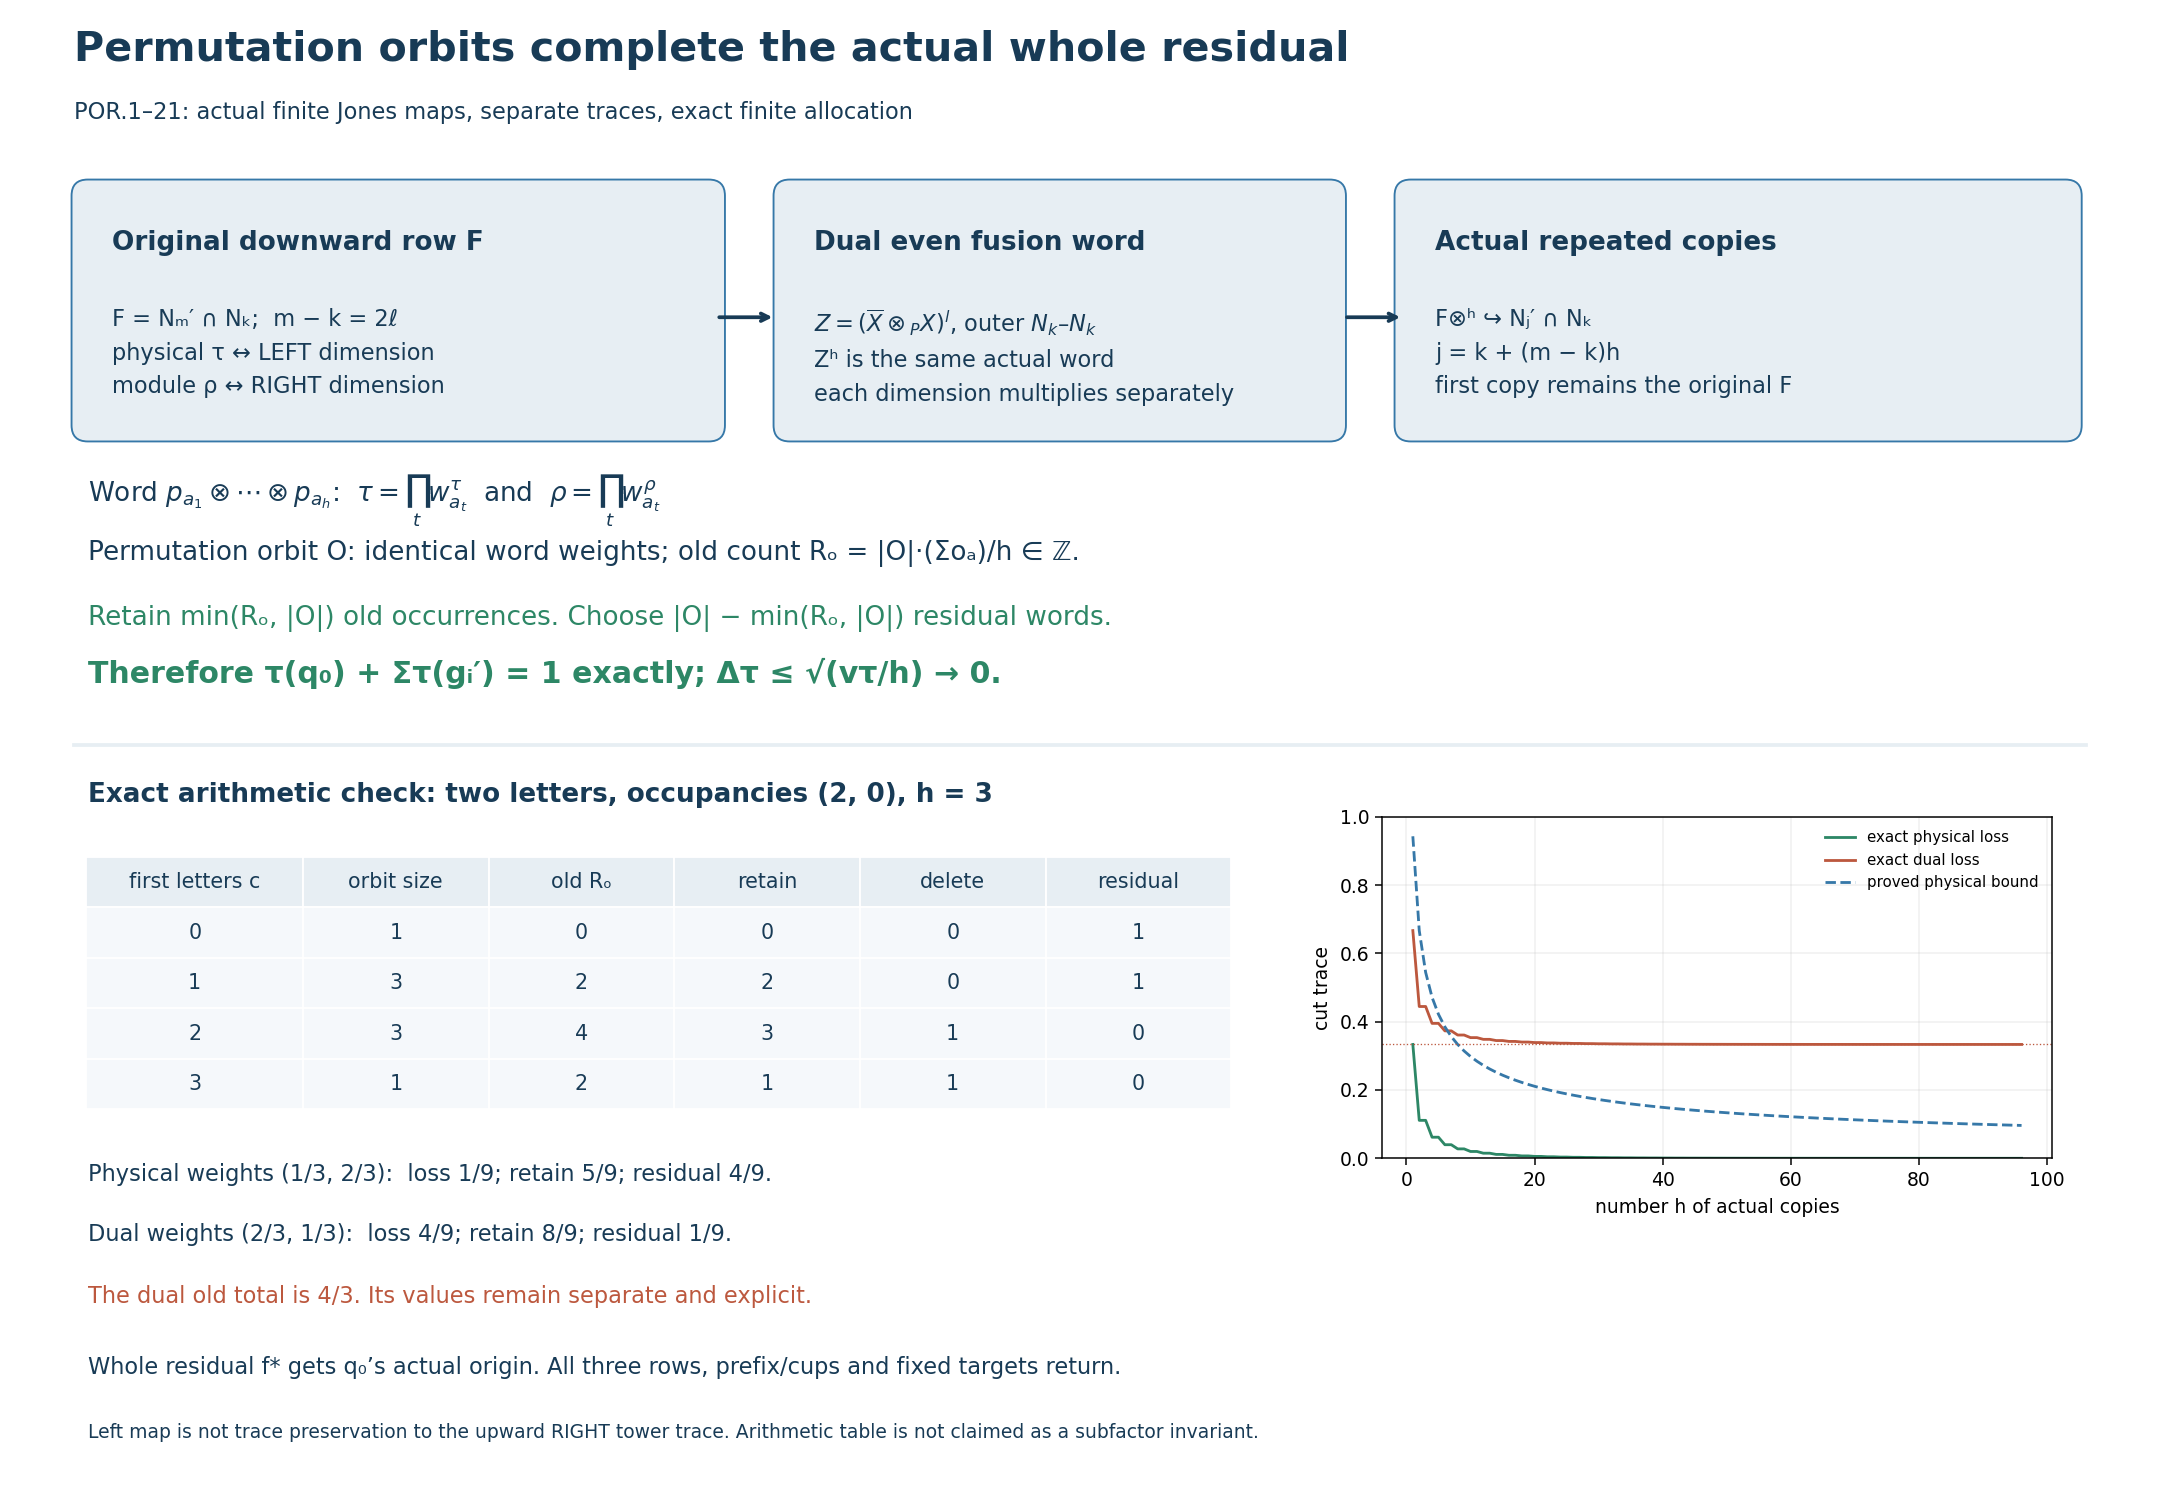

This chart was generated by the following Python code:
"""Portable exact checks and reproducible POR diagram. CC0-1.0."""
from collections import Counter, defaultdict
from fractions import Fraction as Q
from itertools import product
from math import comb, factorial
from pathlib import Path
import datetime, json, random
import matplotlib
matplotlib.use('Agg')
matplotlib.rcParams['svg.hashsalt']='permutation-orbit-residual-v25'
import matplotlib.pyplot as plt
from matplotlib.patches import FancyBboxPatch

D=Path(__file__).resolve().parent

def prod(xs):
    out=Q(1)
    for x in xs: out*=x
    return out

def allocation(weights,old_letters,depth,endpoint=None):
    n=len(weights[0]);r=len(old_letters)
    assert all(sum(w,Q())==1 and min(w)>0 for w in weights)
    occupancy=[sum(a in letters for letters in old_letters) for a in range(n)]
    orbits=defaultdict(list)
    for word in product(range(n),repeat=depth):
        orbits[tuple(sorted(word))].append(word)
    residual=set();retained=[set() for i in range(r)];deleted=[set() for i in range(r)]
    trace_totals=[dict(loss=Q(),retained=Q(),residual=Q(),old=Q()) for w in weights]
    integrality=0;record=[]
    for kind,words in sorted(orbits.items()):
        counts=Counter(kind);size=factorial(depth)
        for c in counts.values(): size//=factorial(c)
        assert size==len(words)
        total_occupancy=sum(occupancy[a] for a in kind)
        occurrences=[(i,word) for word in words for i,letters in enumerate(old_letters) if word[0] in letters]
        R=len(occurrences)
        assert R*depth==size*total_occupancy
        integrality+=1
        cut=max(R-size,0);keep=min(R,size)
        for index,(i,word) in enumerate(occurrences):
            (retained if index<keep else deleted)[i].add(word)
        qwords=words[:size-keep];residual.update(qwords)
        for j,w in enumerate(weights):
            mass=prod(w[a] for a in kind)
            assert all(prod(w[a] for a in word)==mass for word in words)
            trace_totals[j]['loss']+=mass*cut
            trace_totals[j]['retained']+=mass*keep
            trace_totals[j]['residual']+=mass*(size-keep)
            trace_totals[j]['old']+=mass*R
        record.append(dict(type=list(kind),size=size,old_occurrences=R,retained=keep,deleted=cut,residual=size-keep))
    assert all(retained[i].isdisjoint(deleted[i]) for i in range(r))
    assert all(all(word[0] in old_letters[i] for word in retained[i]) for i in range(r))
    for j,w in enumerate(weights):
        S=sum(w[a]*occupancy[a] for a in range(n))
        variance=sum(w[a]*(occupancy[a]-S)**2 for a in range(n))
        t=trace_totals[j]
        assert t['old']==S and t['retained']+t['loss']==S
        assert t['retained']+t['residual']==1
        excess=t['loss']-max(S-1,0)
        assert excess>=0 and excess**2<=variance/depth
        expectation=sum((prod(w[a] for a in word)*max(Q(sum(occupancy[a] for a in word),depth)-1,0) for word in product(range(n),repeat=depth)),Q())
        assert t['loss']==expectation
        t.update(mean=S,variance=variance)
    vertices=0
    if endpoint:
        blocks=Counter(endpoint(word) for word in product(range(n),repeat=depth))
        q_ranks=Counter(endpoint(word) for word in residual)
        old_ranks=[Counter(endpoint(word) for word in product(range(n),repeat=depth) if word[0] in letters) for letters in old_letters]
        new_ranks=[Counter(endpoint(word) for word in words) for words in retained]
        relation={g:q_ranks[g]+sum(new[g] for new in new_ranks)-dimension for g,dimension in blocks.items()}
        for g,dimension in blocks.items():
            assert 0<=q_ranks[g]<=dimension
            assert all(0<=new[g]<=old[g]<=dimension for new,old in zip(new_ranks,old_ranks))
            vertices+=1
        # The actual full-stage signed rank relation has the physical and
        # original dual value zero. This checks full endpoint blocks, not an AF
        # replacement. The stage weights are supplied by the actual WM model.
        for j,w in enumerate(weights):
            representatives={}
            for word in product(range(n),repeat=depth):
                g=endpoint(word);mass=prod(w[a] for a in word)
                if g in representatives:assert representatives[g]==mass
                representatives[g]=mass
            assert sum((representatives[g]*v for g,v in relation.items()),Q())==0
    return dict(orbits=len(orbits),integrality_checks=integrality,trace_vertices=vertices,totals=trace_totals,records=record)

fixture=allocation([[Q(1,3),Q(2,3)],[Q(2,3),Q(1,3)]],[{0},{0}],3)
assert fixture['totals'][0]['loss']==Q(1,9)
assert fixture['totals'][0]['retained']==Q(5,9) and fixture['totals'][0]['residual']==Q(4,9)
assert fixture['totals'][1]['loss']==Q(4,9)
assert fixture['totals'][1]['retained']==Q(8,9) and fixture['totals'][1]['residual']==Q(1,9)
assert [x['old_occurrences'] for x in fixture['records']]==[2,4,2,0]

tested=0;orbits=0;vertices=0
for depth in range(1,9):
    for p in [Q(1,5),Q(1,3),Q(1,2),Q(2,3),Q(4,5)]:
        for family in [[],[set()],[{0}],[{0},{0}],[{0},{1}],[{0,1},{0},{1}]]:
            out=allocation([[p,1-p],[1-p,p]],family,depth)
            tested+=1;orbits+=out['orbits']
rng=random.Random(2509)
for trial in range(60):
    n=rng.randrange(2,5);den=Q(sum(range(1,n+1)))
    w=[Q(a,1)/den for a in range(1,n+1)]
    other=list(reversed(w));family=[{a for a in range(n) if rng.randrange(2)} for i in range(rng.randrange(0,5))]
    out=allocation([w,other],family,rng.randrange(1,5))
    tested+=1;orbits+=out['orbits']

# Actual WM five-label group endpoints; separate testing parameter 7/5.
# This does not change the original rational WM endpoint in the text.
zero=(frozenset(),(0,0,0),0)
def mul(a,b):
    lamps,v,r=a;other,w,t=b
    shifted=frozenset(tuple(v[j]+x[j] for j in range(3)) for x in other)
    return (lamps.symmetric_difference(shifted),tuple(v[j]+w[j] for j in range(3)),r+t)
def labels(sign):
    return [zero,(frozenset({(0,0,0)}),(0,0,0),sign)]+[(frozenset(),tuple(sign if j==axis else 0 for j in range(3)),0) for axis in range(3)]
alphabet=[(i,j) for i in range(5) for j in range(5)]
endpoints=[mul(labels(1)[i],labels(-1)[j]) for i,j in alphabet]
lam=Q(7,5);index=(4+lam)*(4+1/lam)
physical=[lam**g[2]/index for g in endpoints]
dual=[lam**(-g[2])/index for g in endpoints]
assert index==Q(891,35) and sum(physical,Q())==sum(dual,Q())==1
def actual_endpoint(word):
    g=zero
    for a in word:g=mul(g,endpoints[a])
    assert g[2]%2==len(g[0])%2
    return g
chosen=alphabet.index((0,1))
actual=[]
for depth in [1,2,3]:
    out=allocation([physical,dual],[{chosen}]*35,depth,actual_endpoint)
    assert out['totals'][0]['mean']==Q(875,891)
    assert out['totals'][1]['mean']==Q(1715,891)
    actual.append(dict(depth=depth,orbits=out['orbits'],full_endpoint_vertices=out['trace_vertices'],totals=out['totals']))
    tested+=1;orbits+=out['orbits'];vertices+=out['trace_vertices']

def binary_loss(p,occupancy,depth):
    return sum((Q(comb(depth,c))*p**c*(1-p)**(depth-c)*max(Q(occupancy*c,depth)-1,0) for c in range(depth+1)),Q())
loss_curve=[binary_loss(Q(1,3),2,h) for h in range(1,97)]
dual_curve=[binary_loss(Q(2,3),2,h) for h in range(1,97)]
assert all(x*x<=Q(8,9)/h for h,x in enumerate(loss_curve,1))
assert all((x-Q(1,3))**2<=Q(8,9)/h for h,x in enumerate(dual_curve,1))

fig=plt.figure(figsize=(16,11),dpi=135,facecolor='white')
ax=fig.add_axes([0,0,1,1]);ax.set_xlim(0,16);ax.set_ylim(0,11);ax.axis('off')
navy='#183b56';blue='#3678a8';green='#2d8766';red='#bc583e';light='#e7eef3'
ax.text(.55,10.55,'Permutation orbits complete the actual whole residual',fontsize=22,weight='bold',color=navy)
ax.text(.55,10.12,'POR.1–21: actual finite Jones maps, separate traces, exact finite allocation',fontsize=12,color=navy)
def box(x,y,w,h,title,body):
    ax.add_patch(FancyBboxPatch((x,y),w,h,boxstyle='round,pad=0.12',facecolor=light,edgecolor=blue))
    ax.text(x+.18,y+h-.4,title,fontsize=14,weight='bold',color=navy)
    ax.text(x+.18,y+h-.83,body,fontsize=12,color=navy,va='top',linespacing=1.6)
box(.65,7.85,4.6,1.7,'Original downward row F','F = Nₘ′ ∩ Nₖ;  m − k = 2ℓ\nphysical τ ↔ LEFT dimension\nmodule ρ ↔ RIGHT dimension')
box(5.85,7.85,4.0,1.7,'Dual even fusion word',r'$Z=(\overline{X}\otimes_P X)^l$, outer $N_k$–$N_k$'+'\nZʰ is the same actual word\neach dimension multiplies separately')
box(10.45,7.85,4.85,1.7,'Actual repeated copies','F⊗ʰ ↪ Nⱼ′ ∩ Nₖ\nj = k + (m − k)h\nfirst copy remains the original F')
for x in [5.3,9.95]:ax.annotate('',xy=(x+.45,8.65),xytext=(x,8.65),arrowprops=dict(arrowstyle='->',color=navy,lw=2))
ax.text(.65,7.28,r'Word $p_{a_1}\otimes\cdots\otimes p_{a_h}$:  $\tau=\prod_t w_{a_t}^{\tau}$  and  $\rho=\prod_t w_{a_t}^{\rho}$',fontsize=14,color=navy)
ax.text(.65,6.85,'Permutation orbit O: identical word weights; old count Rₒ = |O|·(Σoₐ)/h ∈ ℤ.',fontsize=14,color=navy)
ax.text(.65,6.37,'Retain min(Rₒ, |O|) old occurrences. Choose |O| − min(Rₒ, |O|) residual words.',fontsize=14,color=green)
ax.text(.65,5.94,'Therefore τ(q₀) + Στ(gᵢ′) = 1 exactly; Δτ ≤ √(vτ/h) → 0.',fontsize=16,weight='bold',color=green)
ax.plot([.55,15.45],[5.48,5.48],color=light,lw=2)
ax.text(.65,5.06,'Exact arithmetic check: two letters, occupancies (2, 0), h = 3',fontsize=14,weight='bold',color=navy)
cols=['first letters c','orbit size','old Rₒ','retain','delete','residual']
rows=[[0,1,0,0,0,1],[1,3,2,2,0,1],[2,3,4,3,1,0],[3,1,2,1,1,0]]
table=ax.table(cellText=rows,colLabels=cols,colWidths=[.14,.12,.12,.12,.12,.12],bbox=[.04,.253,.53,.17],cellLoc='center')
table.auto_set_font_size(False);table.set_fontsize(11)
for (row,col),cell in table.get_celld().items():
    cell.set_edgecolor('white');cell.set_facecolor(light if row==0 else '#f5f8fb')
    cell.get_text().set_color(navy)
ax.text(.65,2.25,'Physical weights (1/3, 2/3):  loss 1/9; retain 5/9; residual 4/9.',fontsize=12,color=navy)
ax.text(.65,1.81,'Dual weights (2/3, 1/3):  loss 4/9; retain 8/9; residual 1/9.',fontsize=12,color=navy)
ax.text(.65,1.35,'The dual old total is 4/3. Its values remain separate and explicit.',fontsize=12,color=red)
ax.text(.65,.82,'Whole residual f* gets q₀’s actual origin. All three rows, prefix/cups and fixed targets return.',fontsize=12,color=navy)
ax.text(.65,.35,'Left map is not trace preservation to the upward RIGHT tower trace. Arithmetic table is not claimed as a subfactor invariant.',fontsize=10,color=navy)
plot=fig.add_axes([.64,.22,.31,.23])
hs=list(range(1,97))
plot.plot(hs,[float(x) for x in loss_curve],color=green,label='exact physical loss')
plot.plot(hs,[float(x) for x in dual_curve],color=red,label='exact dual loss')
plot.plot(hs,[(8/(9*h))**.5 for h in hs],color=blue,ls='--',label='proved physical bound')
plot.axhline(1/3,color=red,lw=.7,ls=':')
plot.set_xlabel('number h of actual copies');plot.set_ylabel('cut trace')
plot.set_ylim(0,1);plot.legend(fontsize=8,frameon=False);plot.grid(alpha=.2)
fig.savefig(D/'permutation-orbit-residual-v25.png',dpi=135)
fig.savefig(D/'permutation-orbit-residual-v25.svg',metadata={'Date':None})
plt.close(fig)

report={'checked_at_utc':datetime.datetime.now(datetime.timezone.utc).isoformat(),
 'exact_allocations':tested,'permutation_orbits_integrality_checks':orbits,
 'actual_full_endpoint_trace_vertices':vertices,'actual_WM_checks':actual,
 'fixture':fixture,'binary_loss_curve_exact_points':96,
 'scope':'Exact arithmetic checks plus actual full WM endpoint ranks; mathematical proof is in the companion exposition.',
 'cc0':'CC0-1.0'}
def serial(x):
    if isinstance(x,Q):return str(x)
    raise TypeError(type(x).__name__)
(D/'CHECKS.json').write_text(json.dumps(report,indent=2,ensure_ascii=False,default=serial)+'\n',encoding='utf-8')
print(json.dumps({k:report[k] for k in ['exact_allocations','permutation_orbits_integrality_checks','actual_full_endpoint_trace_vertices','binary_loss_curve_exact_points']}))
